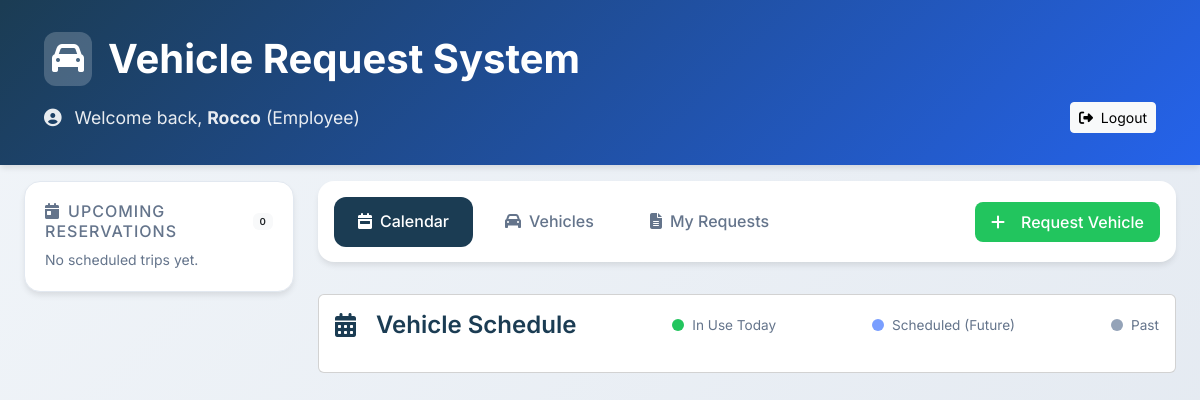
The page /dashboardX.php (signed in) on the database as committed earlier.
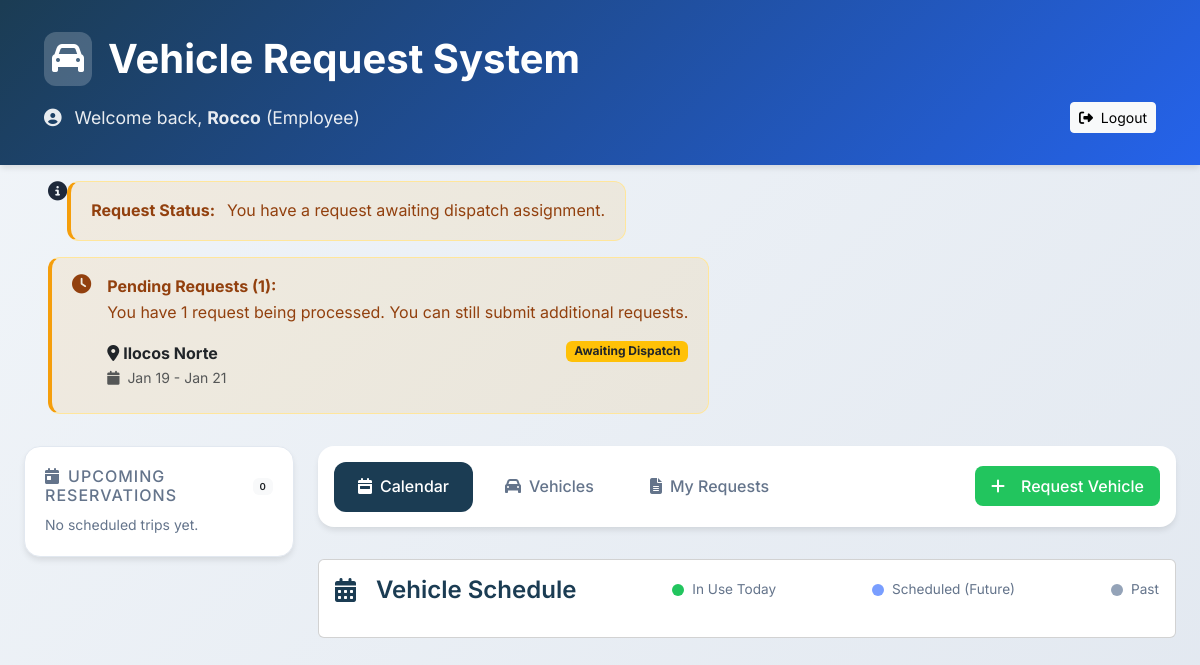
The same page on the database as committed later.
### tables this page shows
CREATE TABLE `requests` (
  `id` int(11) NOT NULL,
  `user_id` int(11) NOT NULL,
  `requestor_name` varchar(255) NOT NULL,
  `requestor_email` varchar(255) NOT NULL,
  `destination` varchar(255) NOT NULL,
  `purpose` text NOT NULL,
  `request_date` datetime DEFAULT current_timestamp(),
  `status` enum('pending_dispatch_assignment','pending_admin_approval','approved','rejected_new_request','rejected_reassign_dispatch','rejected','cancelled') DEFAULT 'pending_dispatch_assignment',
  `assigned_vehicle_id` int(11) DEFAULT NULL,
  `assigned_driver_id` int(11) DEFAULT NULL,
  `rejection_reason` varchar(255) DEFAULT NULL,
  `travel_date` date DEFAULT NULL,
  `passenger_count` int(11) DEFAULT 0,
  `passenger_names` text DEFAULT NULL,
  `departure_date` date DEFAULT NULL,
  `return_date` date DEFAULT NULL
);

### dashboardX.php (the view, shortened to what the rows shown need)
<?php
require 'db.php';
$isLoggedIn = isset($_SESSION['user']);
$isEmployee = $isLoggedIn && $_SESSION['user']['role'] === 'employee';
$user_id = $isLoggedIn ? $_SESSION['user']['id'] : null;
$myRequests = [];
$pendingRequests = [];
if ($isEmployee) {
    $stmt = $pdo->prepare("SELECT * FROM requests WHERE user_id = :user_id ORDER BY request_date DESC");
    $stmt->execute(['user_id' => $user_id]);
    $myRequests = $stmt->fetchAll(PDO::FETCH_ASSOC);
}
if ($isEmployee) {
    $pendingRequests = [];
    $approvedRequests = [];
    $rejectedRequests = [];
    foreach ($myRequests as $req) {
        if (in_array($req['status'], ['pending_dispatch_assignment', 'pending_admin_approval', 'rejected_reassign_dispatch'])) {
            $pendingRequests[] = $req;
        } elseif ($req['status'] === 'approved') {
            $today = date('Y-m-d');
            $returnDate = $req['return_date'] ?? $req['departure_date'] ?? null;
            if ($returnDate && $returnDate >= $today) {
                $approvedRequests[] = $req;
            }
        } elseif ($req['status'] === 'rejected_new_request') {
            $rejectedRequests[] = $req;
        }
    }
}
?>
<!DOCTYPE html>
<html lang="en">
<head>
    <link href="https://cdn.jsdelivr.net/npm/bootstrap@5.3.3/dist/css/bootstrap.min.css" rel="stylesheet">
    <link href="https://cdnjs.cloudflare.com/ajax/libs/font-awesome/6.4.0/css/all.min.css" rel="stylesheet">
    <link rel="stylesheet" href="https://cdn.jsdelivr.net/npm/fullcalendar@6.1.8/main.min.css">
    <link rel="stylesheet" href="styles.css">
</head>
<body>
    <div class="container-fluid p-0">
        <header class="modern-header">
            <div class="container-fluid">
                <h1>
                    <span class="header-icon"><i class="fas fa-car"></i></span>
                    Vehicle Request System
                </h1>
            </div>
        </header>
        <div class="container-fluid px-4">
            <?php if ($isEmployee): ?>
                <?php if (!empty($pendingRequests)): ?>
                    <div class="modern-alert">
                        <div class="alert alert-warning">
                            <div class="d-flex align-items-start">
                                <div class="flex-grow-1">
                                    <div class="list-group list-group-flush">
                                        <?php foreach ($pendingRequests as $req): ?>
                                            <div class="list-group-item bg-transparent border-start-0 border-end-0 px-0 py-2">
                                                <div class="d-flex justify-content-between align-items-start">
                                                    <div>
                                                        <div class="fw-bold">
                                                            <i class="fas fa-location-dot me-1"></i><?= htmlspecialchars($req['destination']) ?>
                                                        </div>
                                                        <div class="small text-muted">
                                                            <i class="fas fa-calendar me-1"></i>
                                                            <?php if (!empty($req['departure_date'])): ?>
                                                                <?= date('M j', strtotime($req['departure_date'])) ?>
                                                                <?php if (!empty($req['return_date']) && $req['return_date'] != $req['departure_date']): ?>
                                                                    - <?= date('M j', strtotime($req['return_date'])) ?>
                                                                <?php endif; ?>
                                                            <?php else: ?>
                                                                Date TBD
                                                            <?php endif; ?>
                                                        </div>
                                                    </div>
                                                    <span class="badge bg-warning text-dark">
                                                        <?php
                                                        if ($req['status'] === 'pending_dispatch_assignment') {
                                                            echo 'Awaiting Dispatch';
                                                        } elseif ($req['status'] === 'pending_admin_approval') {
                                                            echo 'Awaiting Admin';
                                                        } elseif ($req['status'] === 'rejected_reassign_dispatch') {
                                                            echo 'Reassigning';
                                                        }
                                                        ?>
                                                    </span>
                                                </div>
                                            </div>
                                        <?php endforeach; ?>
                                    </div>
                                </div>
                            </div>
                        </div>
                    </div>
                <?php endif; ?>
            <?php endif; ?>
            <div class="row dashboard-grid align-items-start">
                <div class="col-lg-9">
                    <div class="tab-content">
                        <div class="tab-pane fade show active" id="calendar">
                            <div class="calendar-container card p-3 mb-4">
                                <div class="section-header mb-3">
                                    <h2 class="section-title mb-0">
                                        <i class="fas fa-calendar-alt me-2"></i>Vehicle Schedule
                                    </h2>
                                </div>
                            </div>
                        </div>
                </div>
            </div>
        </div>
</body>
</html>

Rows that differ between the two databases and show on the page:
added requests: destination "Ilocos Norte", departure_date "Jan 19", return_date "Jan 21", shows "Awaiting Dispatch"
Other text that changed with them:
count($pendingRequests): (not shown) → "1"
text now shown: "Request Status: You have a request awaiting dispatch assignment. Pending Requests ( ): You have request being processed. You can still submit additional requests."
